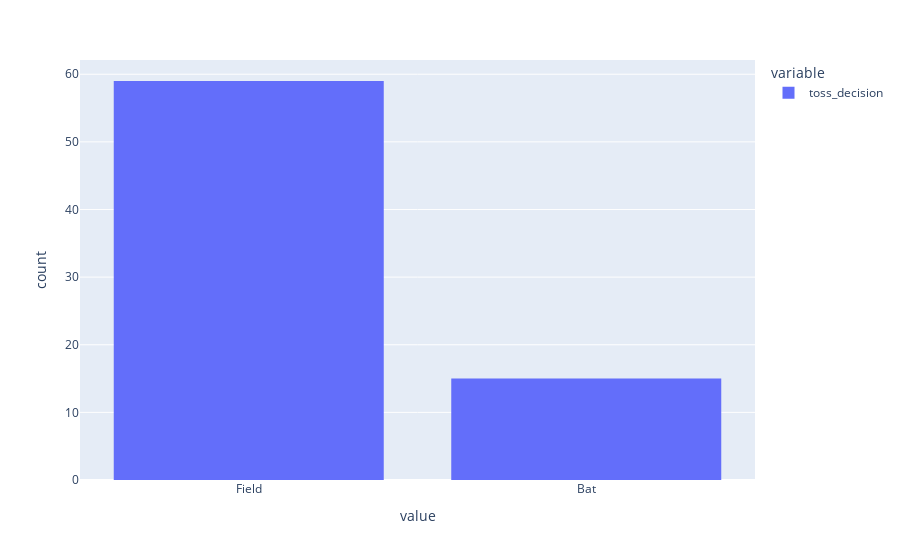

Source (notebook cell):
### Code cell
#Toss Decision Trend
plx.histogram(ipl["toss_decision"])

### Figure 1 — Plotly figure (JSON) as saved in the notebook; plotly's stock layout.template omitted (floating-point values rounded to 4 significant figures)
{"data": [{"bingroup": "x", "hovertemplate": "variable=toss_decision<br>value=%{x}<br>count=%{y}<extra></extra>", "legendgroup": "toss_decision", "marker": {"color": "#636efa", "pattern": {"shape": ""}}, "name": "toss_decision", "orientation": "v", "showlegend": true, "type": "histogram", "x": ["Field", "Field", "Field", "Field", "Field", "Field", "Field", "Field", "Field", "Field", "Field", "Field", "Field", "Field", "Field", "Field", "Field", "Field", "Field", "Field", "Field", "Field", "Field", "Field", "Field", "Field", "Field", "Field", "Field", "Field", "Field", "Field", "Field", "Field", "Bat", "Field", "Field", "Field", "Field", "Field", "Field", "Field", "Bat", "Field", "Bat", "Field", "Field", "Bat", "Field", "Field", "Field", "Bat", "Field", "Bat", "Field", "Field", "Bat", "Field", "Field", "Field", "Bat", "Bat", "Bat", "Field", "Field", "Bat", "Bat", "Bat", "Field", "Bat", "Field", "Field", "Field", "Bat"], "xaxis": "x", "yaxis": "y"}], "layout": {"barmode": "relative", "legend": {"title": {"text": "variable"}, "tracegroupgap": 0}, "margin": {"t": 60}, "xaxis": {"anchor": "y", "domain": [0, 1], "title": {"text": "value"}}, "yaxis": {"anchor": "x", "domain": [0, 1], "title": {"text": "count"}}}}
